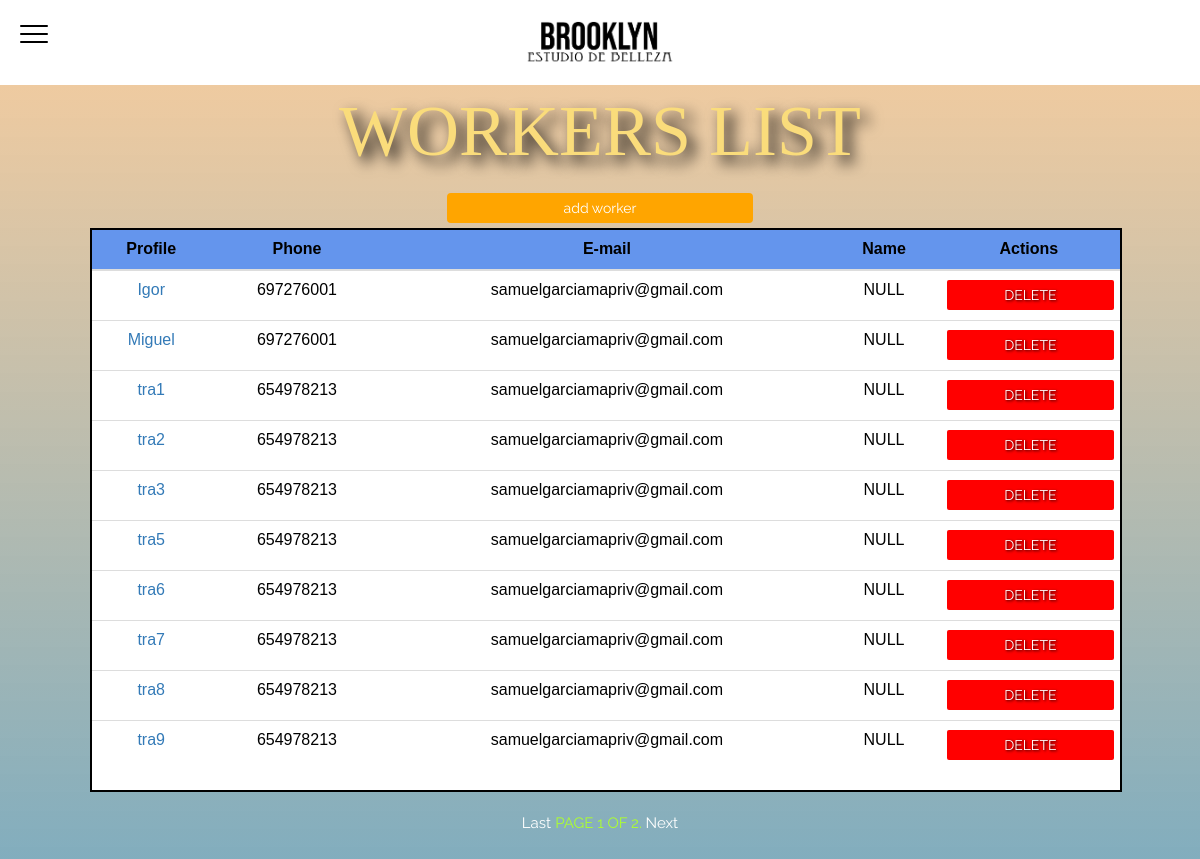
The app's page /en/peluqueria/workers/ (signed in) with its own data.
### apppeluqueria/models.py (models this page shows)
class trabajador(models.Model):
    usuario = models.OneToOneField(User, primary_key=True, on_delete=models.CASCADE,related_name='trabajador')
    phone = models.CharField(max_length=17,null=False)
    direcciones = models.ForeignKey('direccion', on_delete=models.SET_NULL, null=True,blank=True)
    imagen = models.ImageField(blank=True, null=True,default='img_avatar.png')
    def __str__(self):
        return self.usuario.username

### apppeluqueria/views.py (the view, shortened to what this page needs)
# urls.py: path('workers/', login_required(views.WorkersListView), name='workers'),
@permission_required('auth.is_jefe', raise_exception=True)
def WorkersListView(request):
    template_name = 'others/workers_list.html'
    form = PickyAuthenticationForm()
    form1 = CreateUserForm()
    trabajadores,users = obtener_trabajadores()
    paginator = Paginator(trabajadores, 10)
    page_number = request.GET.get('page')
    page_obj = paginator.get_page(page_number)
    return render(request,template_name,{'trabajadores':page_obj,'users':users,'form4':form,'form5':form1})

### apppeluqueria/views.py (called while the page is built)
def obtener_trabajadores():
    from .models import trabajador
    trabajadores = trabajador.objects.all()
    filtrado = []
    for trabajador in trabajadores:
        obj = User.objects.filter(id = trabajador.usuario_id)
        filtrado.append(obj[0])
    return trabajadores,filtrado

### apppeluqueria/templates/others/workers_list.html (shortened to what this page needs)
{% load static %}
{% load i18n %}
<link rel='stylesheet' href='https://stackpath.bootstrapcdn.com/bootstrap/4.1.3/css/bootstrap.min.css'>
<link rel='stylesheet' href='https://maxcdn.icons8.com/fonts/line-awesome/1.1/css/line-awesome-font-awesome.min.css'>
<link rel="stylesheet" href="https://pro.fontawesome.com/releases/v5.10.0/css/all.css"/>
<link rel="stylesheet" href="{% static 'css/client/client.css' %}">
<link rel="stylesheet" href="{% static 'css/header/styles.css' %}">
{% block content %}
<body class="work-list" style="background-image:url({% static 'img/worker-fondo.jpg' %});">
    <div class="grid-container-role">
        <div class="a">
            <div class="top-header">
                {% include "header.html" %}
            </div>
        </div>
        <div class="b" style=" background: -prefix-linear-gradient(rgba(246, 157, 60,.5), rgba(63, 135, 166,.7));background: linear-gradient(rgba(246, 157, 60,.5), rgba(63, 135, 166,.7));">
            <div class="workersList">
                <p>{% trans "workers list" %}</p>
                <button class="add" onclick="anadir_trabajador()">{% trans "add worker" %}</button>
                <div class="table-responsive-final">
                    <table class="table">
                        <thead>
                            <tr>
                                <th scope="col">{% trans "Profile" %}</th>
                                <th scope="col">{% trans "Phone" %}</th>
                                <th scope="col">{% trans "E-mail" %}</th>
                                <th scope="col">{% trans "Name" %}</th>
                                <th scope="col">{% trans "Actions" %}</th>
                            </tr>
                          </thead>
                          <tbody>
                            {% if trabajadores %}
                            {% for trabajador in trabajadores %}
                            <tr>
                                {% for user in users %}
                                    {% if trabajador.usuario_id == user.id %}
                                        <td scope="row"><a href="{% url 'worker_update' user %}">{{ trabajador }}{% if trabajador == '' %} NULL {% endif %}</a></td>
                                        <td>{{ trabajador.phone }}{% if trabajador.phone == '' %} NULL {% endif %}</td>
                                        <td>{{ user.email }}{% if user.email == '' %} NULL {% endif %}</td>
                                        <td>{{ user.first_name }}{% if user.first_name == '' %} NULL {% endif %}</td>
                                        <td><form action="" method="POST" id="userDeleteForm"><p class="remove" onclick="borrarCliente()">{% trans "Delete" %}</p></form></td>
                                    {% endif %}
                                {% endfor %}
                            </tr>
                            {% endfor %}
                            {% endif %}
                          </tbody>
                    </table>
                </div>
                <div class="pagination">
                    <span class="step-links">
                        {% if trabajadores.has_next %}
                            <a href="?page={{ trabajadores.paginator.num_pages }}">{% trans "last" %}</a>
                        {% endif %}
                        <span class="current">
                            {% trans "Page" %} {{ trabajadores.number }} {% trans "of" %} {{ trabajadores.paginator.num_pages }}.
                        </span>
                        {% if trabajadores.has_next %}
                            <a href="?page={{ trabajadores.next_page_number }}">{% trans "next" %}</a>
                        {% endif %}
                    </span>
                </div>
            </div>
        </div>
    </div>
</body>
{% endblock %}

### records on screen
trabajador: usuario_id.username "Igor", phone "697276001"
trabajador: usuario_id.username "Miguel", phone "697276001"
trabajador: usuario_id.username "tra1", phone "654978213"
trabajador: usuario_id.username "tra2", phone "654978213"
trabajador: usuario_id.username "tra3", phone "654978213"
trabajador: usuario_id.username "tra5", phone "654978213"
trabajador: usuario_id.username "tra6", phone "654978213"
trabajador: usuario_id.username "tra7", phone "654978213"
trabajador: usuario_id.username "tra8", phone "654978213"
trabajador: usuario_id.username "tra9", phone "654978213"

### other values on screen
{{ user.email }} "samuelgarciamapriv@gmail.com"
{{ trabajadores.number }} "1"
{{ trabajadores.paginator.num_pages }} "2"
